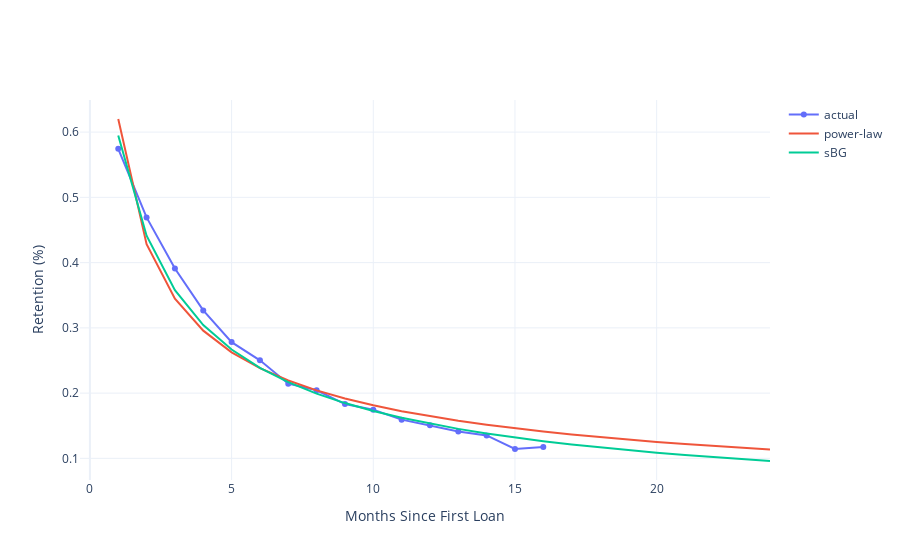

Notebook cell for this chart:
### Code cell
traces = [
    go.Scatter(name='actual', x=arr.index, y=arr),
    go.Scatter(name='power-law', x=x, y=power_fit),
    go.Scatter(name='sBG', x=x, y=sBG_forecast)
]

fig = go.Figure(traces)
fig.update_layout(xaxis=dict(title='Months Since First Loan'),
                 yaxis=dict(title='Retention (%)'))

fig.show()

### Figure 1 — Plotly figure (JSON) as saved in the notebook; plotly's stock layout.template omitted (floating-point values rounded to 4 significant figures)
{"data": [{"name": "actual", "type": "scatter", "x": [1, 2, 3, 4, 5, 6, 7, 8, 9, 10, 11, 12, 13, 14, 15, 16], "y": [0.5744, 0.4693, 0.391, 0.3268, 0.2782, 0.2502, 0.2145, 0.2043, 0.1832, 0.1746, 0.1593, 0.1509, 0.1413, 0.1351, 0.1145, 0.1174]}, {"name": "power-law", "type": "scatter", "x": [1, 2, 3, 4, 5, 6, 7, 8, 9, 10, 11, 12, 13, 14, 15, 16, 17, 18, 19, 20, 21, 22, 23, 24], "y": [0.6201, 0.4282, 0.3448, 0.2957, 0.2625, 0.2381, 0.2193, 0.2042, 0.1918, 0.1813, 0.1723, 0.1645, 0.1576, 0.1515, 0.146, 0.141, 0.1365, 0.1324, 0.1287, 0.1252, 0.122, 0.119, 0.1162, 0.1136]}, {"name": "sBG", "type": "scatter", "x": [1, 2, 3, 4, 5, 6, 7, 8, 9, 10, 11, 12, 13, 14, 15, 16, 17, 18, 19, 20, 21, 22, 23, 24], "y": [0.5947, 0.4413, 0.3577, 0.3043, 0.2667, 0.2387, 0.2168, 0.1992, 0.1847, 0.1725, 0.1621, 0.1531, 0.1452, 0.1382, 0.132, 0.1264, 0.1213, 0.1167, 0.1125, 0.1087, 0.1051, 0.1018, 0.0988, 0.09596]}], "layout": {"xaxis": {"title": {"text": "Months Since First Loan"}}, "yaxis": {"title": {"text": "Retention (%)"}}}}
